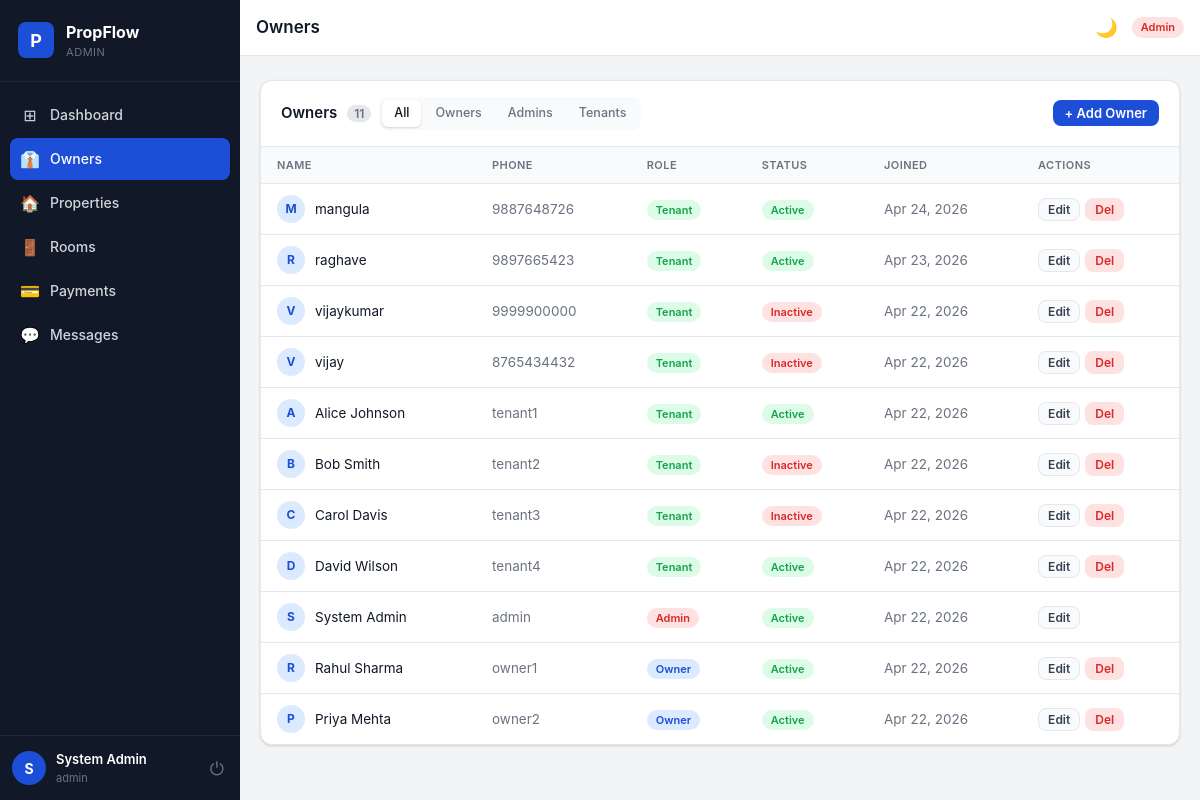
/admin/users (signed in), run on an earlier commit of the app's database.
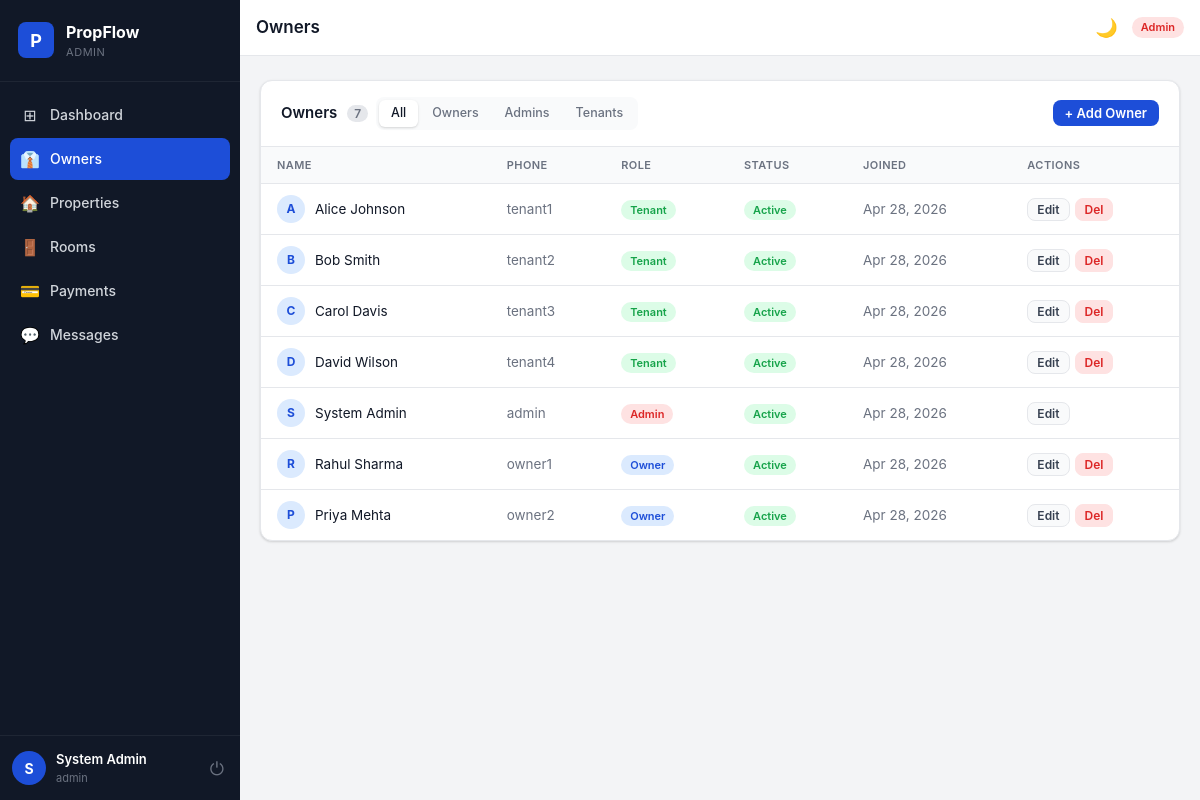
And on a later commit of the database.
### models.py (models this page shows, shortened)
class User(UserMixin, db.Model):
    __tablename__ = "users"
    id            = db.Column(db.Integer, primary_key=True)
    phone         = db.Column(db.String(30),  unique=True, nullable=False)
    full_name     = db.Column(db.String(150), nullable=False)
    password_hash = db.Column(db.String(255), nullable=False)
    role          = db.Column(db.String(10),  nullable=False, default="tenant")  # admin|owner|tenant
    is_active     = db.Column(db.Boolean, default=True,  nullable=False)
    owner_id      = db.Column(db.Integer,
                               db.ForeignKey("users.id", ondelete="SET NULL"),
                               nullable=True)
    created_at    = db.Column(db.DateTime, default=now_utc, nullable=False)
    updated_at    = db.Column(db.DateTime, default=now_utc, onupdate=now_utc, nullable=False)
    owned_tenants     = db.relationship(
        "User", foreign_keys=[owner_id],
        backref=db.backref("owner_user", remote_side=[id]),
        lazy="dynamic"
    )
    properties        = db.relationship("Property",       back_populates="owner",
                                        foreign_keys="Property.owner_id",    lazy="dynamic")
    tenancies         = db.relationship("PropertyTenant", back_populates="tenant",
                                        foreign_keys="PropertyTenant.tenant_id", lazy="dynamic")
    payments          = db.relationship("Payment",        back_populates="tenant",
                                        foreign_keys="Payment.tenant_id",    lazy="dynamic")
    notifications     = db.relationship("Notification",   back_populates="user",   lazy="dynamic")
    sent_messages     = db.relationship("Message", back_populates="sender",
                                        foreign_keys="Message.sender_id",    lazy="dynamic")
    received_messages = db.relationship("Message", back_populates="receiver",
                                        foreign_keys="Message.receiver_id",  lazy="dynamic")
    room_assignments  = db.relationship("RoomTenant", back_populates="tenant",
                                        foreign_keys="RoomTenant.tenant_id", lazy="dynamic")
    def to_dict(self):
        return {
            "id": self.id, "phone": self.phone, "full_name": self.full_name,
            "role": self.role, "is_active": self.is_active, "owner_id": self.owner_id,
            "created_at": to_ist(self.created_at),
        }
    __table_args__ = (
        Index("ix_users_phone", "phone"),
        Index("ix_users_role",  "role"),
        Index("ix_users_owner_role", "owner_id", "role"),
    )

### routes/admin.py (the view)
@admin_bp.route("/users")
@login_required
@role_required("admin")
def users():
    role_filter = request.args.get("role", "")
    q = User.query
    if role_filter:
        q = q.filter_by(role=role_filter)
    all_users = q.order_by(User.created_at.desc()).all()
    return render_template("admin/users.html", users=all_users, role_filter=role_filter)

### models.py (called while the page is built)
def to_ist(dt):
    if not dt:
        return None
    ist = dt + timedelta(hours=5, minutes=30)
    return ist.strftime("%d-%m-%Y %I:%M %p")

### routes/__init__.py (called while the page is built)
def role_required(*roles):
    def decorator(f):
        @wraps(f)
        def decorated(*args, **kwargs):
            if not current_user.is_authenticated:
                if request.path.startswith("/api/") or request.is_json:
                    return jsonify({"error": "Login required"}), 401
                return redirect(url_for("auth.login"))
            if current_user.role not in roles:
                if request.path.startswith("/api/") or request.is_json:
                    return jsonify({"error": "Access denied"}), 403
                abort(403)
            return f(*args, **kwargs)
        return decorated
    return decorator

### templates/admin/users.html (shortened to what this page needs)
{% extends "base.html" %}
{% block page_title %}Owners{% endblock %}
{% block content %}
<div class="card">
  <div class="card-header">
    <div class="flex gap-8 align-center">
      <h2>Owners <span class="badge-count">{{ users|length }}</span></h2>
      <div class="tab-group">
        <a href="{{ url_for('admin.users') }}"               class="tab {% if not role_filter %}active{% endif %}">All</a>
        <a href="{{ url_for('admin.users', role='owner') }}"  class="tab {% if role_filter=='owner'  %}active{% endif %}">Owners</a>
        <a href="{{ url_for('admin.users', role='admin') }}"  class="tab {% if role_filter=='admin'  %}active{% endif %}">Admins</a>
        <a href="{{ url_for('admin.users', role='tenant') }}" class="tab {% if role_filter=='tenant' %}active{% endif %}">Tenants</a>
      </div>
    </div>
    <button class="btn btn-primary btn-sm" onclick="openModal('addUserModal')">+ Add Owner</button>
  </div>
  <div class="table-wrap">
    <table class="table">
      <thead><tr><th>Name</th><th>Phone</th><th>Role</th><th>Status</th><th>Joined</th><th>Actions</th></tr></thead>
      <tbody>
        {% for u in users %}
        <tr>
          <td><div class="user-cell"><div class="avatar avatar-sm">{{ u.full_name[0].upper() }}</div>{{ u.full_name }}</div></td>
          <td class="text-muted">{{ u.phone }}</td>
          <td><span class="role-badge role-{{ u.role }}">{{ u.role }}</span></td>
          <td><span class="badge badge-{{ 'completed' if u.is_active else 'overdue' }}">{{ 'Active' if u.is_active else 'Inactive' }}</span></td>
          <td class="text-muted">{{ u.created_at.strftime('%b %d, %Y') if u.created_at else '—' }}</td>
          <td>
            <div class="action-btns">
              <button class="btn btn-ghost btn-xs" onclick='openEditUser({{ u.to_dict()|tojson }})'>Edit</button>
              {% if u.id != current_user.id %}
              <form method="POST" action="{{ url_for('admin.delete_user', uid=u.id) }}" style="display:inline" onsubmit="return confirm('Delete {{ u.full_name }}?')">
                <button class="btn btn-danger btn-xs">Del</button>
              </form>
              {% endif %}
            </div>
          </td>
        </tr>
        {% else %}
        <tr><td colspan="6" class="text-center text-muted py-32">No users found.</td></tr>
        {% endfor %}
      </tbody>
    </table>
  </div>
</div>
{% endblock %}

### templates/base.html (shortened to what this page needs)
<!DOCTYPE html>
<html lang="en" data-theme="light">
<head>
  <link rel="stylesheet" href="{{ url_for('static', filename='css/style.css') }}"/>
</head>
<body>
<aside class="sidebar" id="sidebar">
  <div class="sidebar-logo">
    <div class="logo-icon">P</div>
    <div>
      <div class="logo-name">PropFlow</div>
      <div class="logo-role">{{ current_user.role | capitalize }}</div>
    </div>
  </div>
  <nav class="sidebar-nav">
    {% if current_user.role == 'admin' %}
      <a href="{{ url_for('admin.dashboard') }}"  class="nav-item {% if request.endpoint == 'admin.dashboard'   %}active{% endif %}"><span class="nav-icon">⊞</span>Dashboard</a>
      <a href="{{ url_for('admin.users') }}"      class="nav-item {% if request.endpoint == 'admin.users'      %}active{% endif %}"><span class="nav-icon">👔</span>Owners</a>
      <a href="{{ url_for('admin.properties') }}" class="nav-item {% if request.endpoint == 'admin.properties' %}active{% endif %}"><span class="nav-icon">🏠</span>Properties</a>
      <a href="{{ url_for('rooms.index') }}"      class="nav-item {% if 'rooms' in request.endpoint            %}active{% endif %}"><span class="nav-icon">🚪</span>Rooms</a>
      <a href="{{ url_for('admin.payments') }}"   class="nav-item {% if request.endpoint == 'admin.payments'   %}active{% endif %}"><span class="nav-icon">💳</span>Payments</a>
      <a href="{{ url_for('chat.index') }}"       class="nav-item {% if 'chat' in request.endpoint             %}active{% endif %}">
        <span class="nav-icon">💬</span>Messages
      </a>
    {% endif %}
  </nav>
  <div class="sidebar-footer">
    <div class="user-info">
      <div class="user-avatar">{{ current_user.full_name[0].upper() }}</div>
      <div>
        <div class="user-name">{{ current_user.full_name }}</div>
        <div class="user-phone">{{ current_user.phone }}</div>
      </div>
    </div>
    <a href="{{ url_for('auth.logout') }}" class="logout-btn" title="Logout">⏻</a>
  </div>
</aside>
<div class="main-wrap">
  <header class="topbar">
    <h1 class="page-title">{% block page_title %}{% endblock %}</h1>
    <div class="topbar-right">
      <button class="icon-btn" id="darkToggle" onclick="toggleDark()" title="Dark mode" aria-label="Toggle dark mode">🌙</button>
      <span class="role-badge role-{{ current_user.role }}">{{ current_user.role }}</span>
    </div>
  </header>
  <main class="page-content">
    {% block content %}{% endblock %}
  </main>
</div>
</body>
</html>

What changed in the data, as far as the page shows it:
removed User: full_name "M", full_name "mangula", phone "9887648726", role "Tenant", is_active "Active", created_at "Apr 24, 2026"
removed User: full_name "R", full_name "raghave", phone "9897665423", role "Tenant", is_active "Active", created_at "Apr 23, 2026"
removed User: full_name "V", full_name "vijaykumar", phone "9999900000", role "Tenant", is_active "Inactive", created_at "Apr 22, 2026"
removed User: full_name "V", full_name "vijay", phone "8765434432", role "Tenant", is_active "Inactive", created_at "Apr 22, 2026"
changed User "System Admin": created_at "Apr 22, 2026" → "Apr 28, 2026"
changed User "Alice Johnson": created_at "Apr 22, 2026" → "Apr 28, 2026"
changed User "Bob Smith": is_active "Inactive" → "Active"; created_at "Apr 22, 2026" → "Apr 28, 2026"
changed User "Carol Davis": is_active "Inactive" → "Active"; created_at "Apr 22, 2026" → "Apr 28, 2026"
changed User "David Wilson": created_at "Apr 22, 2026" → "Apr 28, 2026"
changed User "Rahul Sharma": created_at "Apr 22, 2026" → "Apr 28, 2026"
changed User "Priya Mehta": created_at "Apr 22, 2026" → "Apr 28, 2026"
Also different on the page:
{{ users|length }}: "11" → "7"
